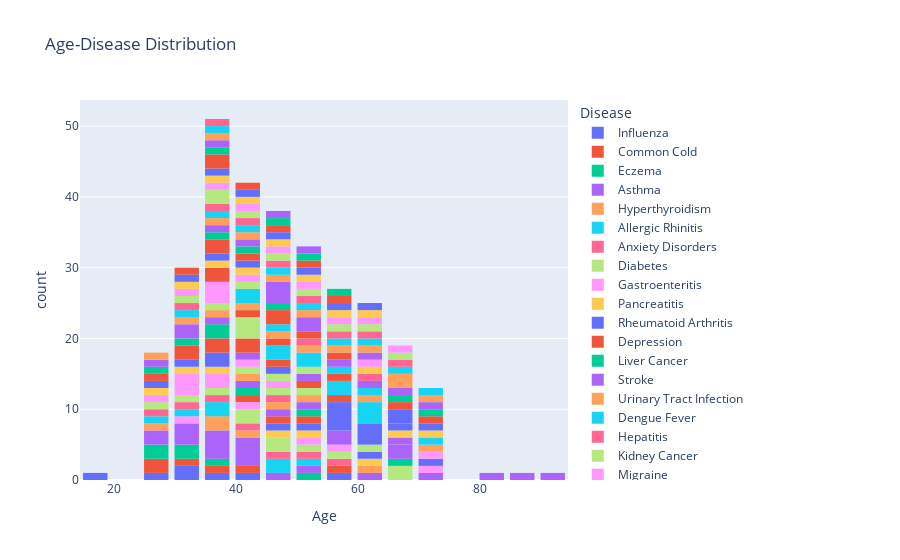

Notebook cell for this chart:
### Code cell
fig = px.histogram(df, 
             x = 'Age',  
             title='Age-Disease Distribution',
             color= 'Disease'
                  )
fig.update_layout(bargap=0.2)

fig.show()
